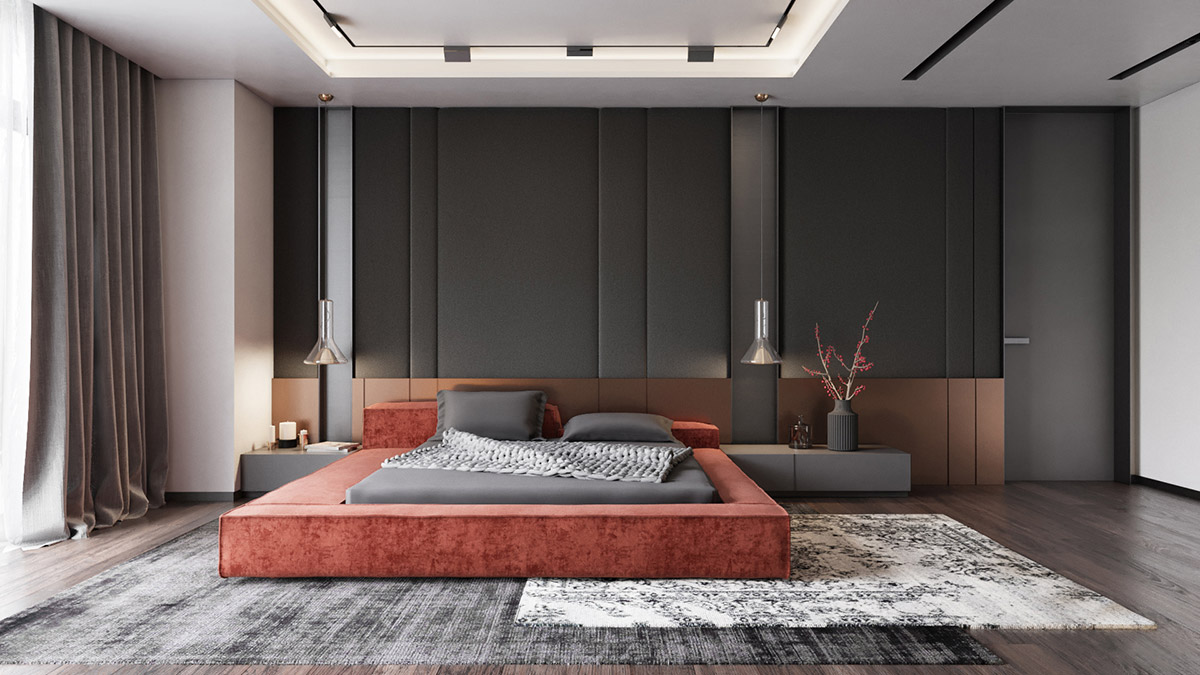
#> input picture Image Processing/data/bedroom.jpg, 1200 x 675 px; its folder holds only this picture in this run
$ jupyter execute --allow-errors edge_detection.ipynb
#> lines starting #> are read from the running program, lines starting #| are printed output that depends on the picture; after the words box and inside, x2 and y2 are one past the last pixel; in counts of white or black regions, pixels touching at a corner belong together
#> further down, frame is the input picture: shape (675, 1200, 3); mean B, G, R 102.1, 104.4, 114.8
#> `gray = cv2.cvtColor(frame, cv2.COLOR_BGR2GRAY)`:
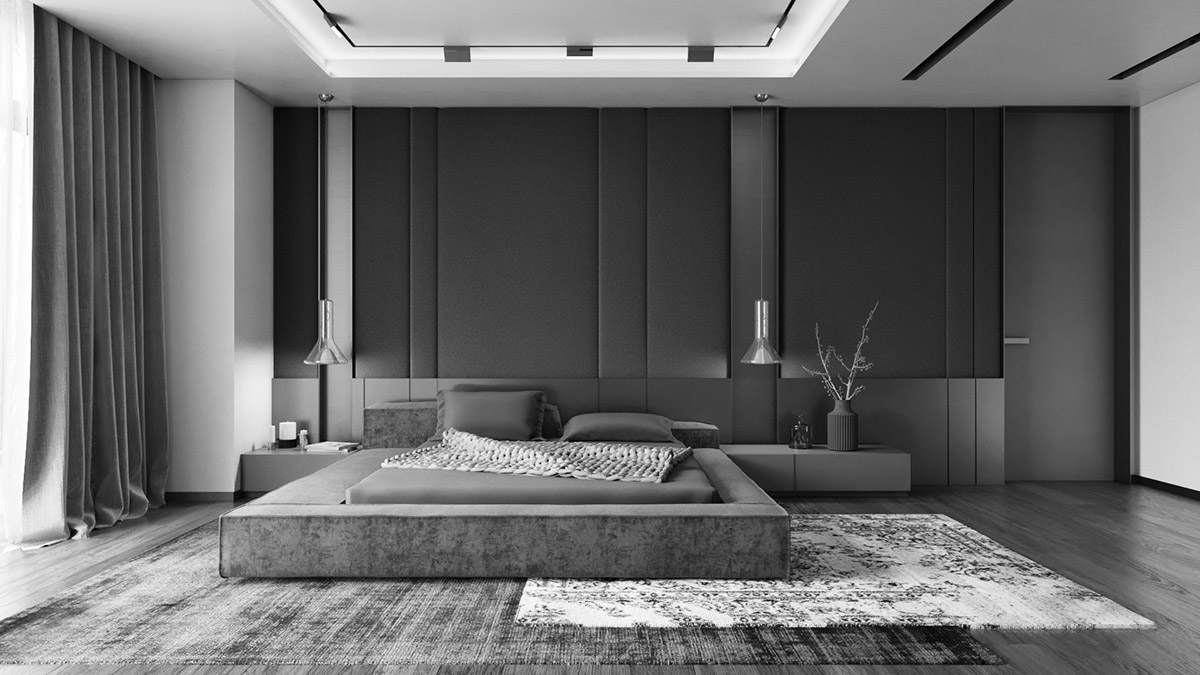
#> gray: shape (675, 1200); min 0, max 255, mean 107.3
#> `edges_filtered = cv2.Canny(gray_filtered, 60, 120)`:
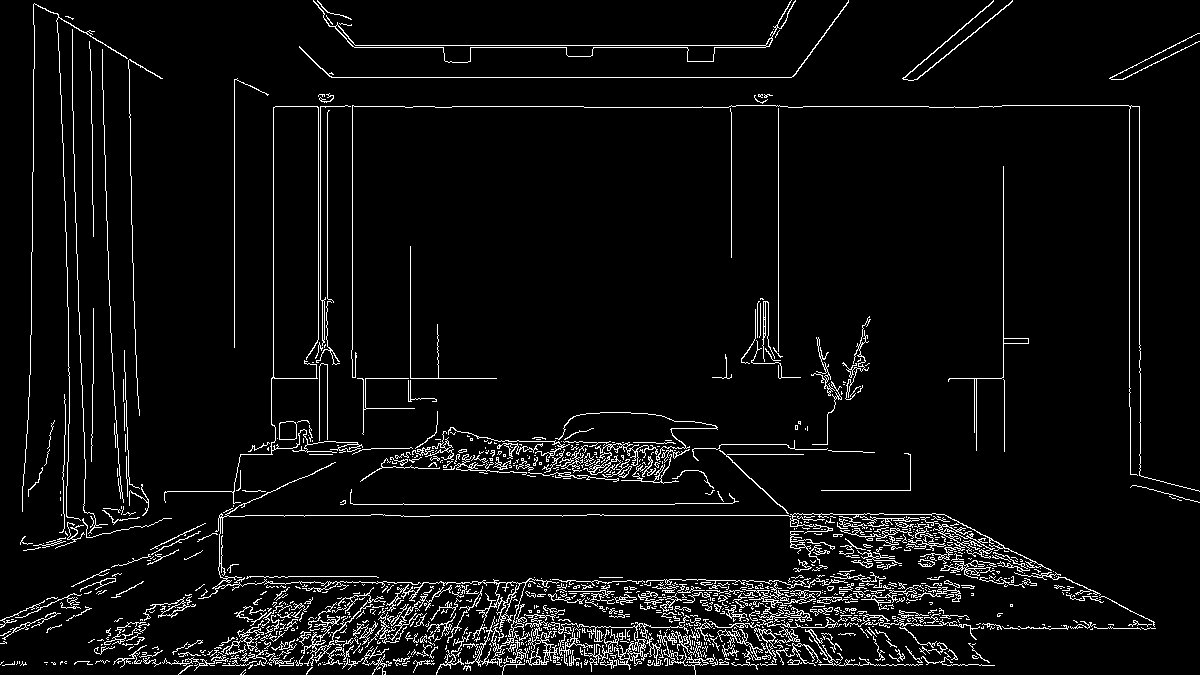
#> edges_filtered: shape (675, 1200); 5.3% white in thin lines or dots
[cell 1]
import cv2
import numpy as np
import glob
import time
from IPython.display import Image

[cell 2]
images = glob.glob('data\\*')

[cell 3]
images

[cell 4]
start = time.time()

#> (the rest of this cell did not finish here and is left out)

$ run again, on Image Processing/data/rocks.jpg
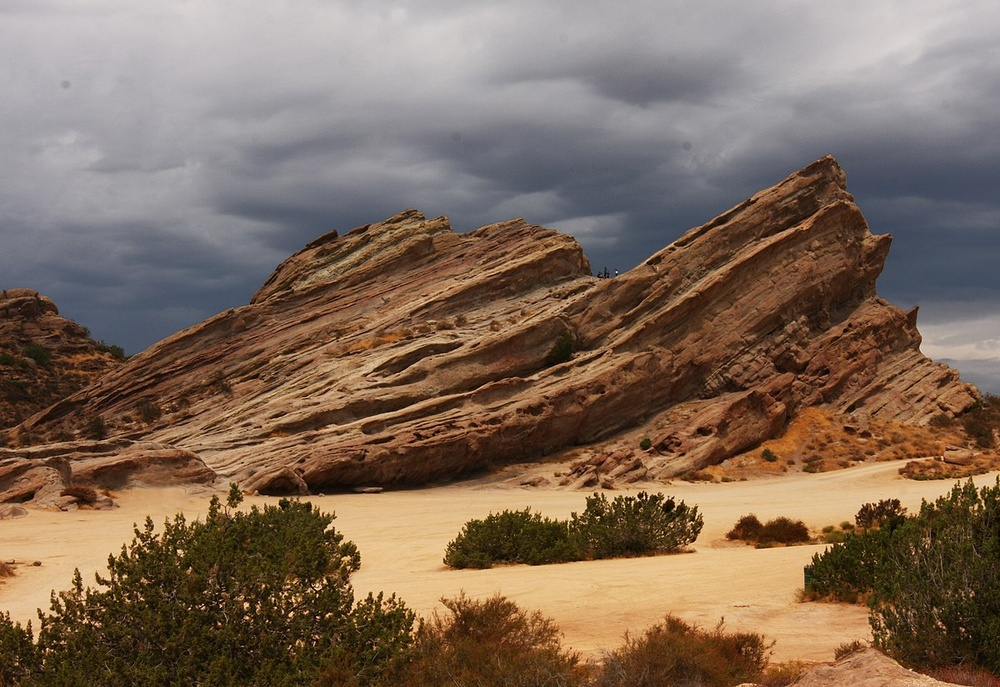
#> input picture Image Processing/data/rocks.jpg, 1000 x 687 px, shrunk from 1200 x 824 before the run
#> frame is the input picture: shape (687, 1000, 3); mean B, G, R 90.4, 106.8, 127.4
#> `gray = cv2.cvtColor(frame, cv2.COLOR_BGR2GRAY)`:
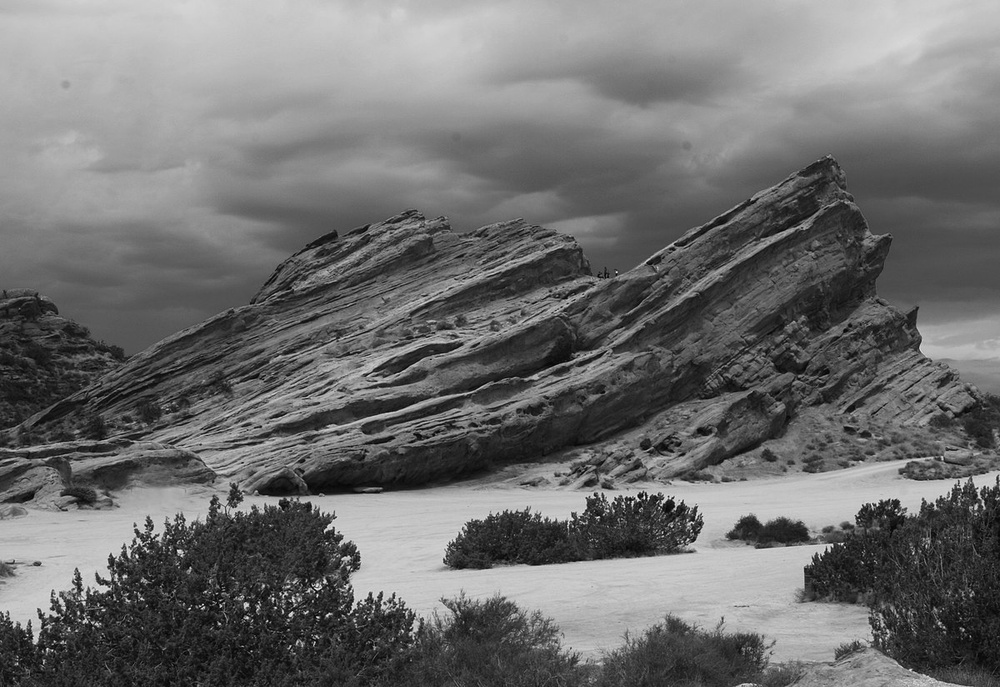
#> gray: shape (687, 1000); min 0, max 243, mean 111.1
#> `edges_filtered = cv2.Canny(gray_filtered, 60, 120)`:
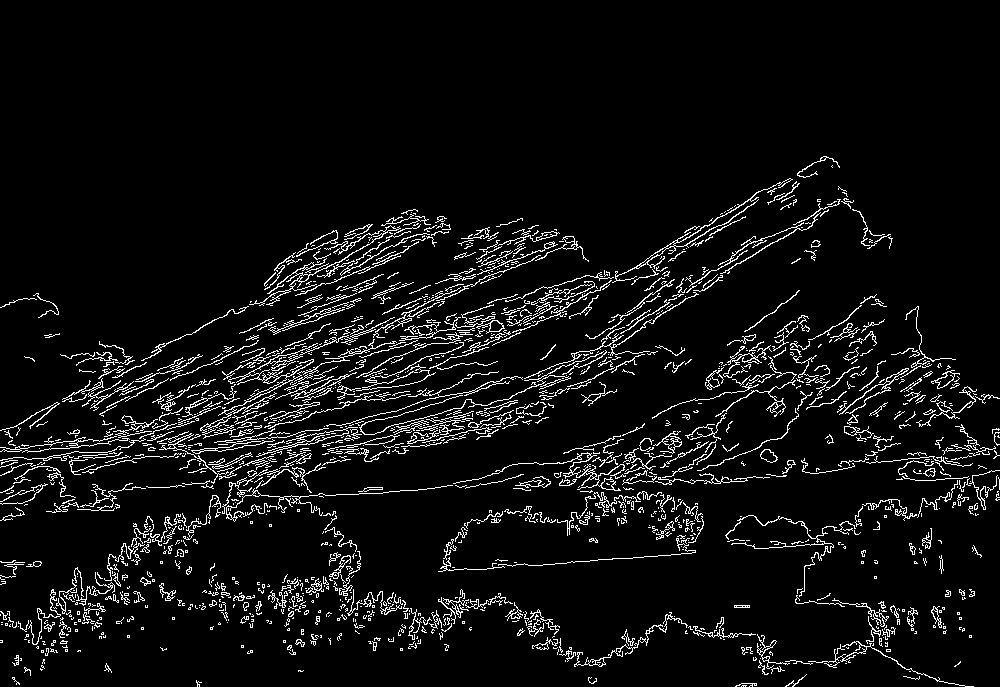
#> edges_filtered: shape (687, 1000); 6.2% white in thin lines or dots, all inside (x1, y1, x2, y2) = (0, 156, 1000, 687)
